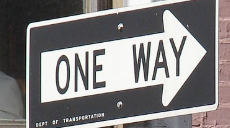
#> input picture Images/one_way_right_test_1.png, 230 x 128 px
$ python detectionV2.py
#> lines starting #> are read from the running program, lines starting #| are printed output that depends on the picture
#> in get_match, img is the input picture: shape (128, 230, 3); mean B, G, R 127, 126.9, 129.4
"""
FILE: detection.py
AUTHOR: Shivam Jindal

For New York University's Autonomous Vehicle Team -- IGVC 2018
- Program to recognize what a given sign is
"""

import cv2
import numpy as np
from PIL import Image
from pytesseract import image_to_string


def get_dominant_color(img):
    """

    :param img:
    :return:
    """
    # Convert BGR to HSV
    hsv = cv2.cvtColor(img, cv2.COLOR_BGR2HSV)
#> hsv: shape (128, 230, 3); mean H, S, V 71.2, 17.9, 131.9
    # define range of red color in HSV
    lower_red = np.array([0, 70, 50])
    upper_red = np.array([300, 255, 255])
    # Threshold the HSV image to get only blue colors
    mask = cv2.inRange(hsv, lower_red, upper_red)
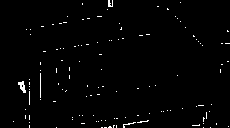
#> mask: shape (128, 230); 1.4% white in thin lines or dots

    # What does mask look like?
    cv2.imshow('mask', mask)
    cv2.waitKey(0)

    # Bitwise-AND mask and original image
    img = cv2.bitwise_and(img, img, mask=mask)
    # cv2.imshow('mask AND original', img)
    # cv2.waitKey(0)


    Z = img.reshape((-1, 3))

    # convert to np.float32
    Z = np.float32(Z)

    # define criteria, number of clusters(K) and apply kmeans()
    criteria = (cv2.TERM_CRITERIA_EPS + cv2.TERM_CRITERIA_MAX_ITER, 10, 1.0)
    K = 1
    ret, label, center = cv2.kmeans(Z, K, None, criteria, 10, cv2.KMEANS_RANDOM_CENTERS)
#> ret = 5008022.4; center = [[0.778, 0.81, 0.919]]

    # Now convert back into uint8, and make original image
    center = np.uint8(center)
#> center = [[0, 0, 0]]
    res = center[label.flatten()]
    res2 = res.reshape((img.shape))
#> res2: shape (128, 230, 3); every value is 0

    res2 = cv2.resize(res2, (300,300))
#> res2: shape (300, 300, 3); every value is 0
    # cv2.imshow('final dom color', res2)
    # cv2.waitKey(0)

    return res2[0][0]


def is_dom_red(color):
    """
    ***NOTE: This needs to be updated and improved upon later

    Currently, this just checks to see if the red value in an image is the most prominent
        - there is definitely a better version of this available
    :param color: bgr values of the provided image
    :return: True if the dominant color is red. False otherwise
    """


    if color[2] > color[0] and color[2] > color[1]:
        return True
    else:
        return False

def read_sign(image):
    """
    Uses tesseract library to determine the words on an image --
    - this works best with no turns signs and road closed signs

    :param image: the filepath for an image
    :return: the text in a given image
    """
    return(image_to_string(Image.open(image),lang='eng'))


def get_direction(image):
    """
    Split image up in half
    If there are more activated pixels on left half, it points left.
    Else, it points right.
    :param image: path to a given image (should only be for one way signs)
    :return: Direction of the one way sign
    """
    img = cv2.imread(image, 0)
    ret, img = cv2.threshold(img,127,255,cv2.THRESH_BINARY)

    cv2.imshow('white', img)
    cv2.waitKey(0)

    h, w = img.shape

    left_half = img[0:h, 0:int(w/2)]
    # cv2.imshow("left", left_half)
    # cv2.waitKey(0)

    right_half = img[0:h, int(w/2):w]
    # cv2.imshow("right", right_half)
    # cv2.waitKey(0)

    if cv2.countNonZero(left_half) > cv2.countNonZero(right_half):
        return "LEFT"
    else:
        return "RIGHT"


def get_match(image):
    img = cv2.imread(image)
    dom_color = get_dominant_color(img)
#> dom_color = [0, 0, 0]

    if is_dom_red(dom_color):
        return "STOP"
    else:
        sign_words = read_sign(image).replace("\n", " ").strip()
        sign_words = sign_words.replace("0", "O")
        if ("ROAD" in sign_words):
            return "ROAD CLOSED"
        elif ("TURNS" in sign_words):
            return "NO TURNS"
        else:
            return get_direction(image)

if __name__ == "__main__":
    test_image = "Images/one_way_right_test_1.png" #place filepath of image here

    print("TESTING FOR: \t", test_image, '\n=========')

    print(get_match(test_image))
#> (the call stopped at in read_sign, `return(image_to_string(Image.open(image),lang='eng'))`: pytesseract is not available in this run)
